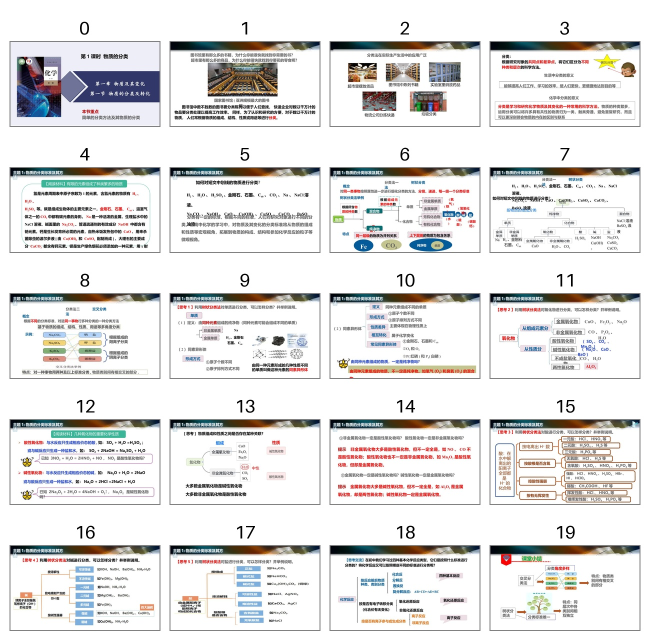
#> input picture 09-AI工作区/pptx-化学模板/review-gai/src-1.jpg, 1300 x 1280 px (shown at 1/2 size); its folder holds only this picture in this run
$ python -i detect_noise.py   (imports and definitions only)
#> lines starting #> are read from the running program, lines starting #| are printed output that depends on the picture
#!/usr/bin/env python3
# -*- coding: utf-8 -*-
"""detect_noise.py —— 用「高边缘密度（二维码）」/「极低颜色数（纯色块）」识别页眉装饰噪点图。"""
import glob, os, re, sys, collections, json
# [1 line not run here, left out]
from PIL import Image

R = r"C:\Obsidion\妙妙屋"
D = os.path.join(R, "04-题库/2026机构初赛模拟题")
refs = collections.defaultdict(list)
# [7 lines not run here, left out]


def feats(fp):
    g = Image.open(fp).convert("L").resize((64, 64), Image.LANCZOS)
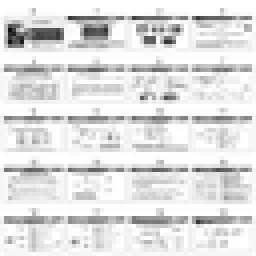
#> g: PIL image 64x64 L (shown 4 times larger); min 11, max 255, mean 225
    px = list(g.getdata())
#> px = 4096 values, max 255 at index 0, min 11 at index 450, mean 225
    dark = sum(1 for v in px if v < 128) / len(px)
#> dark = 0.0483
    e = 0
    for i in range(1, 64):
        for j in range(1, 64):
            a = px[i * 64 + j]
            if abs(a - px[(i - 1) * 64 + j]) > 60 or abs(a - px[i * 64 + j - 1]) > 60:
                e += 1
#> after the loop, e = 689
    ncol = len(set(Image.open(fp).convert("RGB").resize((32, 32), Image.LANCZOS).getdata()))
#> ncol = 719
    return dark, e / (63 * 63), ncol


hits = []
# [26 lines not run here, left out]

>>> result = feats('../../../09-AI工作区/pptx-化学模板/review-gai/src-1.jpg')
#> result = (0.0483, 0.174, 719)

$ run again, on 09-AI工作区/pptx-化学模板/review-gai/src-2.jpg
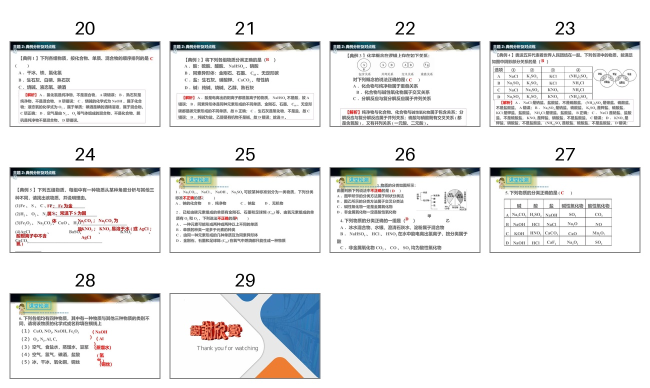
#> input picture 09-AI工作区/pptx-化学模板/review-gai/src-2.jpg, 1300 x 776 px (shown at 1/2 size)
#> in feats, `g = Image.open(fp).convert("L").resize((64, 64), Image.LANCZOS)`:
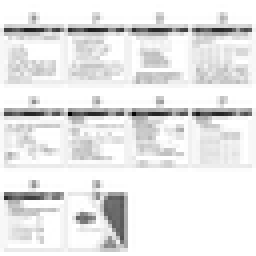
#> g: PIL image 64x64 L (shown 4 times larger); min 0, max 255, mean 232.2
#> px = 4096 values, max 255 at index 0, min 0 at index 1809, mean 232.2
#> dark = 0.0405
#> after the loop in feats, `for i in range(1, 64):`: e = 438
#> ncol = 468
#> result = (0.0405, 0.11, 468)
